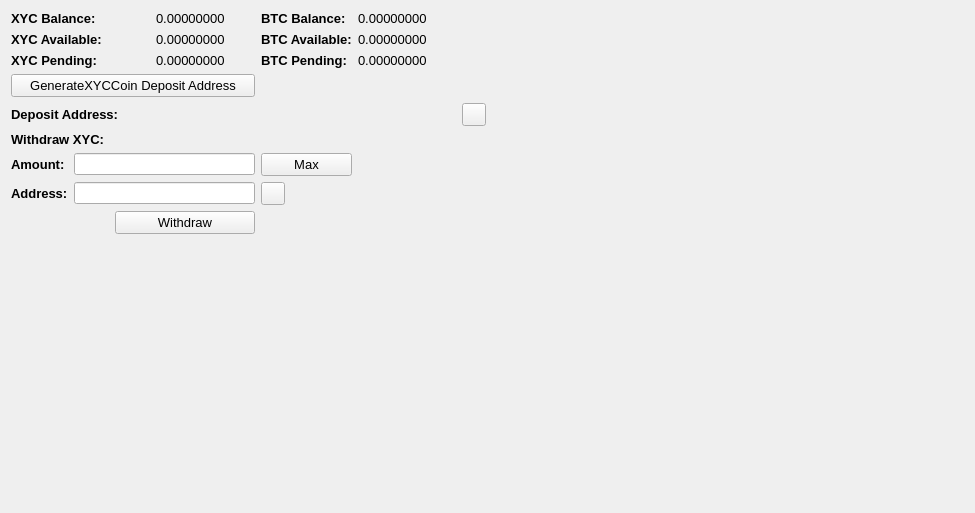
     <widget class="QWidget" name="BalanceTab">
      <attribute name="title">
       <string>Balance</string>
      </attribute>
      <layout class="QGridLayout" name="gridLayout_2">
       <item row="0" column="0" colspan="2">
        <widget class="QLabel" name="label_11">
         <property name="font">
          <font>
           <pointsize>10</pointsize>
           <weight>75</weight>
           <bold>true</bold>
          </font>
         </property>
         <property name="text">
          <string>XYC Balance:</string>
         </property>
        </widget>
       </item>
       <item row="0" column="3">
        <widget class="QLabel" name="TXBalanceLabel">
         <property name="font">
          <font>
           <pointsize>10</pointsize>
          </font>
         </property>
         <property name="text">
          <string>0.00000000</string>
         </property>
         <property name="textInteractionFlags">
          <set>Qt::LinksAccessibleByMouse|Qt::TextSelectableByMouse</set>
         </property>
        </widget>
       </item>
       <item row="0" column="4">
        <widget class="QLabel" name="label_12">
         <property name="font">
          <font>
           <pointsize>10</pointsize>
           <weight>75</weight>
           <bold>true</bold>
          </font>
         </property>
         <property name="text">
          <string>BTC Balance:</string>
         </property>
        </widget>
       </item>
       <item row="0" column="5">
        <widget class="QLabel" name="BitcoinBalanceLabel">
         <property name="font">
          <font>
           <pointsize>10</pointsize>
          </font>
         </property>
         <property name="text">
          <string>0.00000000</string>
         </property>
         <property name="textInteractionFlags">
          <set>Qt::LinksAccessibleByMouse|Qt::TextSelectableByMouse</set>
         </property>
        </widget>
       </item>
       <item row="0" column="7" rowspan="10">
        <spacer name="horizontalSpacer_4">
         <property name="orientation">
          <enum>Qt::Horizontal</enum>
         </property>
         <property name="sizeHint" stdset="0">
          <size>
           <width>478</width>
           <height>488</height>
          </size>
         </property>
        </spacer>
       </item>
       <item row="1" column="0" colspan="2">
        <widget class="QLabel" name="label_13">
         <property name="font">
          <font>
           <pointsize>10</pointsize>
           <weight>75</weight>
           <bold>true</bold>
          </font>
         </property>
         <property name="text">
          <string>XYC Available:</string>
         </property>
        </widget>
       </item>
       <item row="1" column="3">
        <widget class="QLabel" name="TXAvailableLabel_2">
         <property name="font">
          <font>
           <pointsize>10</pointsize>
          </font>
         </property>
         <property name="text">
          <string>0.00000000</string>
         </property>
         <property name="textInteractionFlags">
          <set>Qt::LinksAccessibleByMouse|Qt::TextSelectableByMouse</set>
         </property>
        </widget>
       </item>
       <item row="1" column="4">
        <widget class="QLabel" name="label_15">
         <property name="font">
          <font>
           <pointsize>10</pointsize>
           <weight>75</weight>
           <bold>true</bold>
          </font>
         </property>
         <property name="text">
          <string>BTC Available:</string>
         </property>
        </widget>
       </item>
       <item row="1" column="5">
        <widget class="QLabel" name="BitcoinAvailableLabel">
         <property name="font">
          <font>
           <pointsize>10</pointsize>
          </font>
         </property>
         <property name="text">
          <string>0.00000000</string>
         </property>
         <property name="textInteractionFlags">
          <set>Qt::LinksAccessibleByMouse|Qt::TextSelectableByMouse</set>
         </property>
        </widget>
       </item>
       <item row="2" column="0" colspan="2">
        <widget class="QLabel" name="label_14">
         <property name="font">
          <font>
           <pointsize>10</pointsize>
           <weight>75</weight>
           <bold>true</bold>
          </font>
         </property>
         <property name="text">
          <string>XYC Pending:</string>
         </property>
        </widget>
       </item>
       <item row="2" column="3">
        <widget class="QLabel" name="TXPendingLabel">
         <property name="font">
          <font>
           <pointsize>10</pointsize>
          </font>
         </property>
         <property name="text">
          <string>0.00000000</string>
         </property>
         <property name="textInteractionFlags">
          <set>Qt::LinksAccessibleByMouse|Qt::TextSelectableByMouse</set>
         </property>
        </widget>
       </item>
       <item row="2" column="4">
        <widget class="QLabel" name="label_31">
         <property name="font">
          <font>
           <pointsize>10</pointsize>
           <weight>75</weight>
           <bold>true</bold>
          </font>
         </property>
         <property name="text">
          <string>BTC Pending:</string>
         </property>
        </widget>
       </item>
       <item row="2" column="5">
        <widget class="QLabel" name="BitcoinPendingLabel">
         <property name="font">
          <font>
           <pointsize>10</pointsize>
          </font>
         </property>
         <property name="text">
          <string>0.00000000</string>
         </property>
         <property name="textInteractionFlags">
          <set>Qt::LinksAccessibleByMouse|Qt::TextSelectableByMouse</set>
         </property>
        </widget>
       </item>
       <item row="3" column="0" colspan="4">
        <widget class="QPushButton" name="GenDepositBTN">
         <property name="font">
          <font>
           <pointsize>10</pointsize>
          </font>
         </property>
         <property name="text">
          <string>GenerateXYCCoin Deposit Address</string>
         </property>
        </widget>
       </item>
       <item row="4" column="0" colspan="3">
        <widget class="QLabel" name="label_33">
         <property name="font">
          <font>
           <pointsize>10</pointsize>
           <weight>75</weight>
           <bold>true</bold>
          </font>
         </property>
         <property name="text">
          <string>Deposit Address:</string>
         </property>
        </widget>
       </item>
       <item row="4" column="3" colspan="3">
        <widget class="QLabel" name="DepositAddressLabel">
         <property name="minimumSize">
          <size>
           <width>300</width>
           <height>0</height>
          </size>
         </property>
         <property name="palette">
          <palette>
           <active>
            <colorrole role="WindowText">
             <brush brushstyle="SolidPattern">
              <color alpha="255">
               <red>0</red>
               <green>0</green>
               <blue>0</blue>
              </color>
             </brush>
            </colorrole>
            <colorrole role="Text">
             <brush brushstyle="SolidPattern">
              <color alpha="255">
               <red>0</red>
               <green>0</green>
               <blue>255</blue>
              </color>
             </brush>
            </colorrole>
           </active>
           <inactive>
            <colorrole role="WindowText">
             <brush brushstyle="SolidPattern">
              <color alpha="255">
               <red>0</red>
               <green>0</green>
               <blue>0</blue>
              </color>
             </brush>
            </colorrole>
            <colorrole role="Text">
             <brush brushstyle="SolidPattern">
              <color alpha="255">
               <red>0</red>
               <green>0</green>
               <blue>255</blue>
              </color>
             </brush>
            </colorrole>
           </inactive>
           <disabled>
            <colorrole role="WindowText">
             <brush brushstyle="SolidPattern">
              <color alpha="255">
               <red>120</red>
               <green>120</green>
               <blue>120</blue>
              </color>
             </brush>
            </colorrole>
            <colorrole role="Text">
             <brush brushstyle="SolidPattern">
              <color alpha="255">
               <red>120</red>
               <green>120</green>
               <blue>120</blue>
              </color>
             </brush>
            </colorrole>
           </disabled>
          </palette>
         </property>
         <property name="font">
          <font>
           <pointsize>10</pointsize>
           <weight>75</weight>
           <bold>true</bold>
          </font>
         </property>
         <property name="text">
          <string/>
         </property>
         <property name="alignment">
          <set>Qt::AlignRight|Qt::AlignTrailing|Qt::AlignVCenter</set>
         </property>
         <property name="textInteractionFlags">
          <set>Qt::LinksAccessibleByMouse|Qt::TextSelectableByKeyboard|Qt::TextSelectableByMouse</set>
         </property>
        </widget>
       </item>
       <item row="4" column="6">
        <widget class="QToolButton" name="DepositCopyButton">
         <property name="toolTip">
          <string>Copy to clipboard</string>
         </property>
         <property name="text">
          <string/>
         </property>
         <property name="icon">
          <iconset resource="../bitcoin.qrc">
           <normaloff>:/icons/editcopy</normaloff>:/icons/editcopy</iconset>
         </property>
         <property name="shortcut">
          <string>Alt+P</string>
         </property>
        </widget>
       </item>
       <item row="5" column="0" colspan="2">
        <widget class="QLabel" name="label_34">
         <property name="font">
          <font>
           <pointsize>10</pointsize>
           <weight>75</weight>
           <bold>true</bold>
          </font>
         </property>
         <property name="text">
          <string>Withdraw XYC:</string>
         </property>
        </widget>
       </item>
       <item row="6" column="0">
        <widget class="QLabel" name="label_26">
         <property name="font">
          <font>
           <pointsize>10</pointsize>
           <weight>75</weight>
           <bold>true</bold>
          </font>
         </property>
         <property name="text">
          <string>Amount:</string>
         </property>
        </widget>
       </item>
       <item row="6" column="1" colspan="3">
        <widget class="QLineEdit" name="WithdrawUnitsInput">
         <property name="font">
          <font>
           <pointsize>9</pointsize>
           <weight>75</weight>
           <bold>true</bold>
          </font>
         </property>
         <property name="text">
          <string/>
         </property>
        </widget>
       </item>
       <item row="6" column="4">
        <widget class="QPushButton" name="Withdraw_Max_Amount">
         <property name="font">
          <font>
           <pointsize>10</pointsize>
          </font>
         </property>
         <property name="text">
          <string>Max</string>
         </property>
        </widget>
       </item>
       <item row="7" column="0">
        <widget class="QLabel" name="label_10">
         <property name="font">
          <font>
           <pointsize>10</pointsize>
           <weight>75</weight>
           <bold>true</bold>
          </font>
         </property>
         <property name="text">
          <string>Address:</string>
         </property>
        </widget>
       </item>
       <item row="7" column="1" colspan="3">
        <widget class="QLineEdit" name="WithdrawAddress">
         <property name="font">
          <font>
           <pointsize>9</pointsize>
           <weight>75</weight>
           <bold>true</bold>
          </font>
         </property>
        </widget>
       </item>
       <item row="7" column="4">
        <widget class="QToolButton" name="WithdrawPasteButton">
         <property name="toolTip">
          <string>Paste from clipboard</string>
         </property>
         <property name="text">
          <string/>
         </property>
         <property name="icon">
          <iconset resource="../bitcoin.qrc">
           <normaloff>:/icons/editpaste</normaloff>:/icons/editpaste</iconset>
         </property>
         <property name="shortcut">
          <string>Alt+P</string>
         </property>
        </widget>
       </item>
       <item row="8" column="2" colspan="2">
        <widget class="QPushButton" name="WithdrawUnitsBtn">
         <property name="font">
          <font>
           <pointsize>10</pointsize>
          </font>
         </property>
         <property name="text">
          <string>Withdraw</string>
         </property>
        </widget>
       </item>
       <item row="9" column="0" colspan="6">
        <spacer name="verticalSpacer">
         <property name="orientation">
          <enum>Qt::Vertical</enum>
         </property>
         <property name="sizeHint" stdset="0">
          <size>
           <width>428</width>
           <height>262</height>
          </size>
         </property>
        </spacer>
       </item>
      </layout>
      <zorder>label_31</zorder>
      <zorder>label_15</zorder>
      <zorder>label_12</zorder>
      <zorder>label_14</zorder>
      <zorder>label_13</zorder>
      <zorder>label_11</zorder>
      <zorder>BitcoinBalanceLabel</zorder>
      <zorder>TXBalanceLabel</zorder>
      <zorder>TXAvailableLabel_2</zorder>
      <zorder>TXPendingLabel</zorder>
      <zorder>BitcoinAvailableLabel</zorder>
      <zorder>BitcoinPendingLabel</zorder>
      <zorder>label_33</zorder>
      <zorder>GenDepositBTN</zorder>
      <zorder>DepositAddressLabel</zorder>
      <zorder>Withdraw_Max_Amount</zorder>
      <zorder>label_34</zorder>
      <zorder>WithdrawUnitsInput</zorder>
      <zorder>label_10</zorder>
      <zorder>label_26</zorder>
      <zorder>WithdrawAddress</zorder>
      <zorder>WithdrawUnitsBtn</zorder>
      <zorder>horizontalSpacer_4</zorder>
      <zorder>verticalSpacer</zorder>
      <zorder>WithdrawPasteButton</zorder>
      <zorder>DepositCopyButton</zorder>
     </widget>
